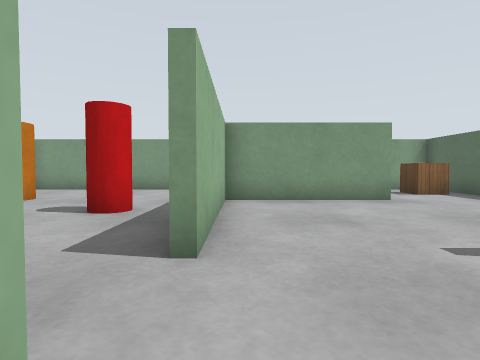
[1] (above)

24 first-person views from a walk through a robot-simulator world made for Gazebo. The camera is 0.39 m above the floor, tilts 2° down and sees 80° across. The floor is counted in squares, 0.5 m on a side. Each view is taken from the middle of a square. On the plan, view 1 faces up. The plan holds only what a view shows up to about 10 squares ahead; the rest is blank. The place goes on beyond the plan. Gazebo's built-in surfaces are drawn with simple patterns.

[2]
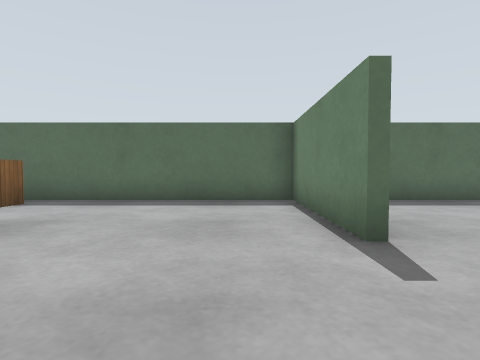

[3]
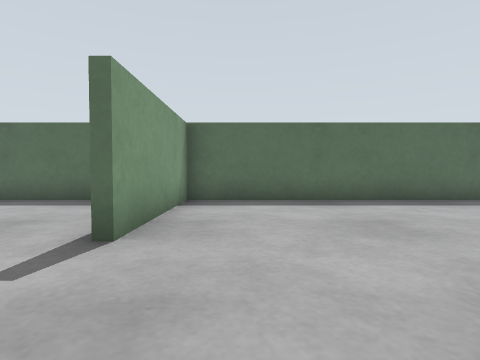

[4]
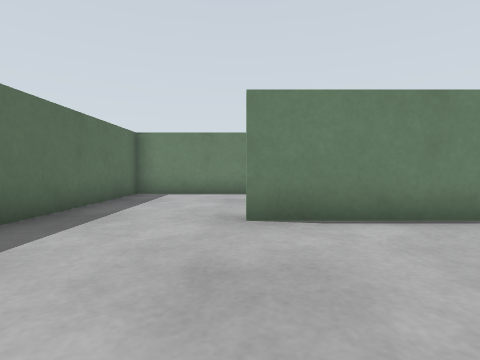

[5]
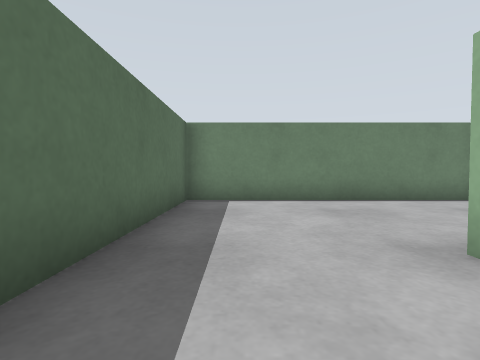

[6]
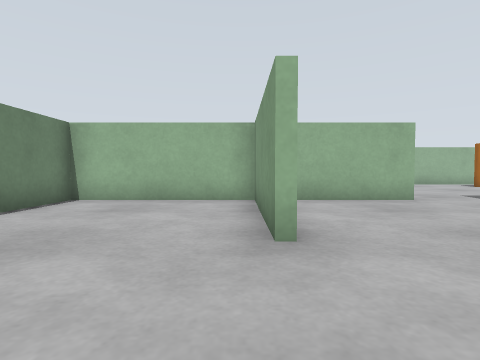

[7]
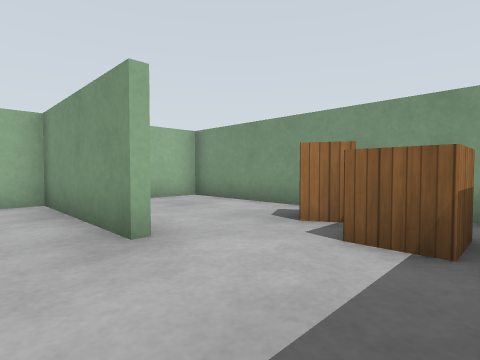

[8]
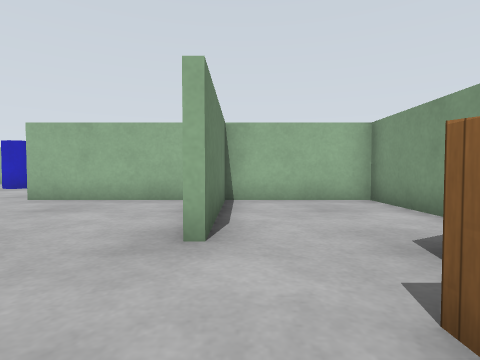

[9]
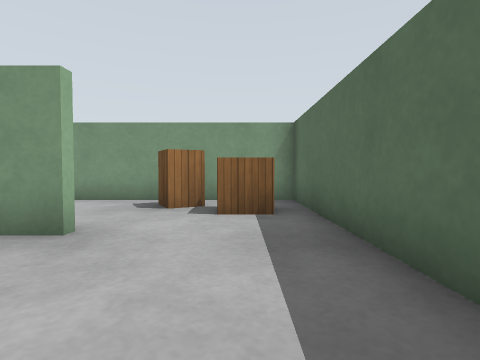

[10]
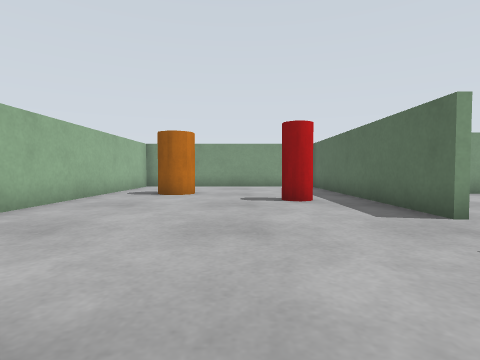

[11]
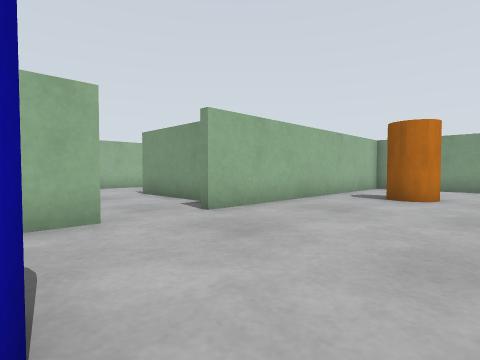

[12]
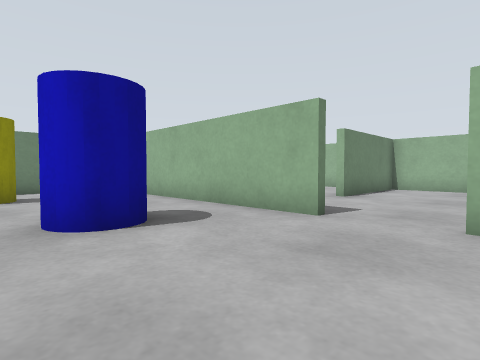

[13]
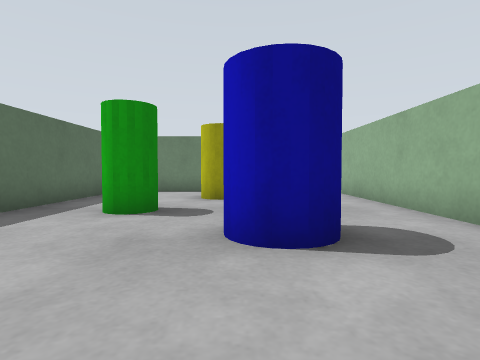

[14]
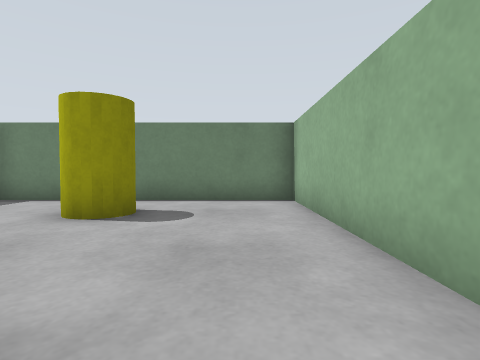

[15]
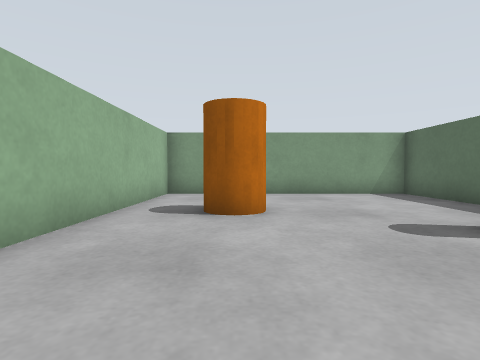

[16]
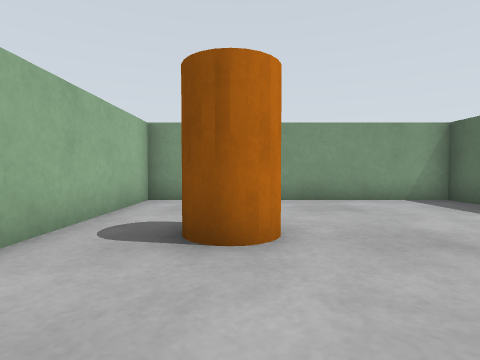

[17]
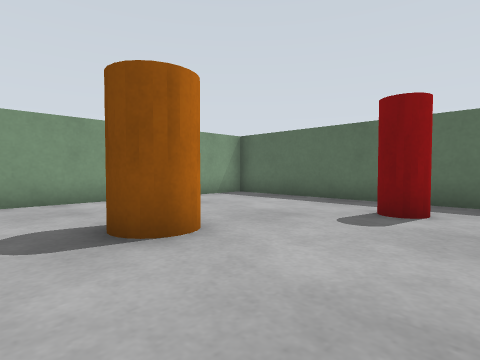

[18]
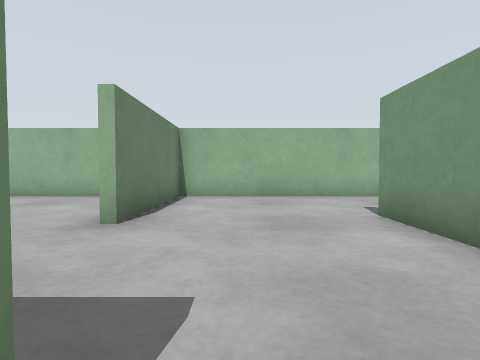

[19]
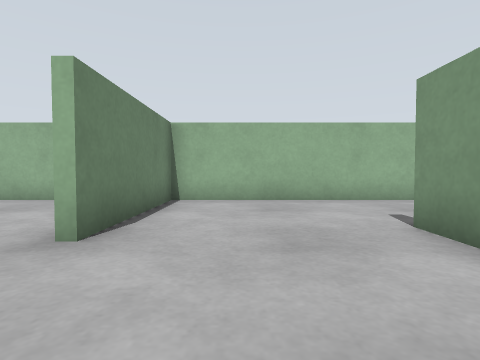

[20]
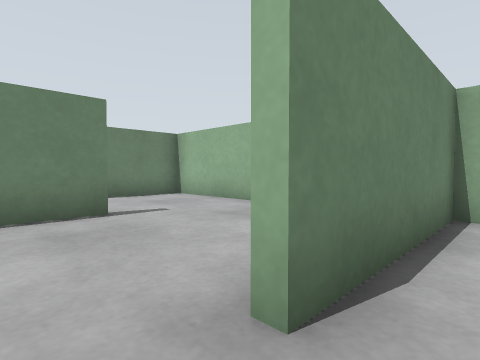

[21]
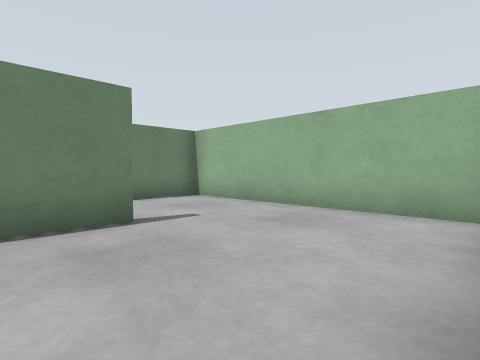

[22]
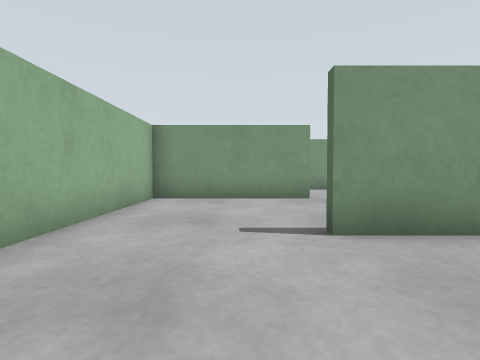

[23]
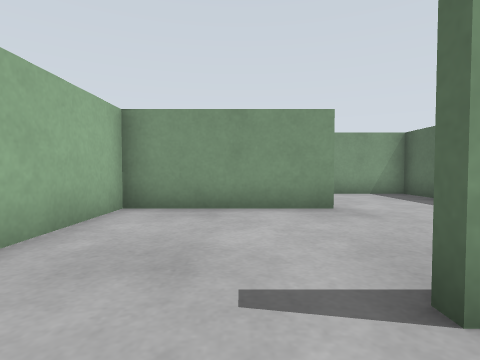

[24]
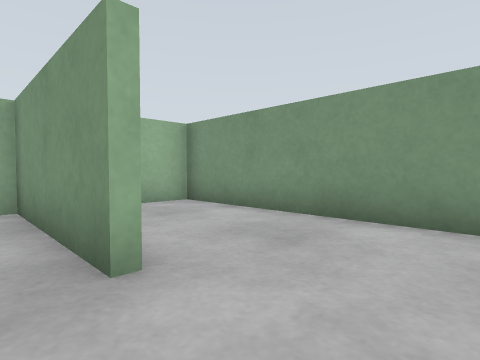

### Floor plan
Ten units are one square. View 1 is at (0, 0); x grows to the right and y downward. Boxes are objects, and circles mark ways between rooms. Rooms are numbered by the first view taken in them; rooms with no view inside come last. Other rooms are left out.
<svg viewBox="-169 -120 248 209">
<path fill="none" stroke="#000" d="M30 -26 74 -26 74 -114 -10 -114M-4 -6 -4 26M40 36 -4 36 -4 84 74 84 74 -24 30 -24M2 34 40 34M40 -74 -4 -74 -4 -25M-4 -115 -4 -76 40 -76M-84 -6 -84 84 -42 84M-6 -25 -6 -115M-6 71 -6 31M-10 -114 -84 -114 -84 -25M-24 84 -8 84M-98 -34 -130 -34M-164 14 -164 84 -140 84M-130 52 -112 52M-120 -78 -164 -78 -164 8 -120 8M-86 -99 -86 -114 -164 -114 -164 -100"/>
<rect x="45" y="-115" width="10" height="20" fill="#bbb"><title>crate</title></rect>
<rect x="55" y="-105" width="10" height="20" fill="#bbb"><title>crate</title></rect>
<rect x="-65" y="5" width="20" height="20" fill="#bbb"><title>pillar</title></rect>
<rect x="-65" y="-85" width="10" height="20" fill="#bbb"><title>pillar</title></rect>
<rect x="-55" y="55" width="20" height="10" fill="#bbb"><title>pillar</title></rect>
<rect x="-35" y="25" width="10" height="20" fill="#bbb"><title>pillar</title></rect>
<rect x="-35" y="-65" width="20" height="20" fill="#bbb"><title>pillar</title></rect>
<circle cx="-10" cy="-15" r="3" fill="#2a7"/>
<circle cx="-90" cy="-15" r="3" fill="#2a7"/>
<text x="40" y="-10">1</text>
<text x="-50" y="-20">2</text>
<text x="-130" y="-10">3</text>
</svg>
Room 1 opens to room 2. Room 2 opens to room 3.

Where each view was taken, in squares from view 1:
view 1: 0 up, 0 right, facing up
view 2: 4 up, 0 right, facing right
view 3: 1 up, 0 right, facing right
view 4: 1 up, 4 right, facing down
view 5: 1 down, 6 right, facing down
view 6: 4 down, 7 right, facing left
view 7: 6 up, 7 right, facing up-left
view 8: 8 up, 7 right, facing left
view 9: 4 up, 6 right, facing up
view 10: 2 down, 4 left, facing up
view 11: 1 down, 4 left, facing up-left
view 12: 3 up, 4 left, facing down-left
view 13: 2 up, 5 left, facing down
view 14: 1 down, 7 left, facing down
view 15: 2 up, 6 left, facing up
view 16: 4 up, 6 left, facing up
view 17: 4 up, 8 left, facing up-right
view 18: 1 up, 8 left, facing left
view 19: 1 up, 9 left, facing left
view 20: 0 up, 11 left, facing down-left
view 21: 1 down, 11 left, facing down-left
view 22: 0 up, 14 left, facing up
view 23: 2 up, 14 left, facing up
view 24: 7 up, 10 left, facing up-left
